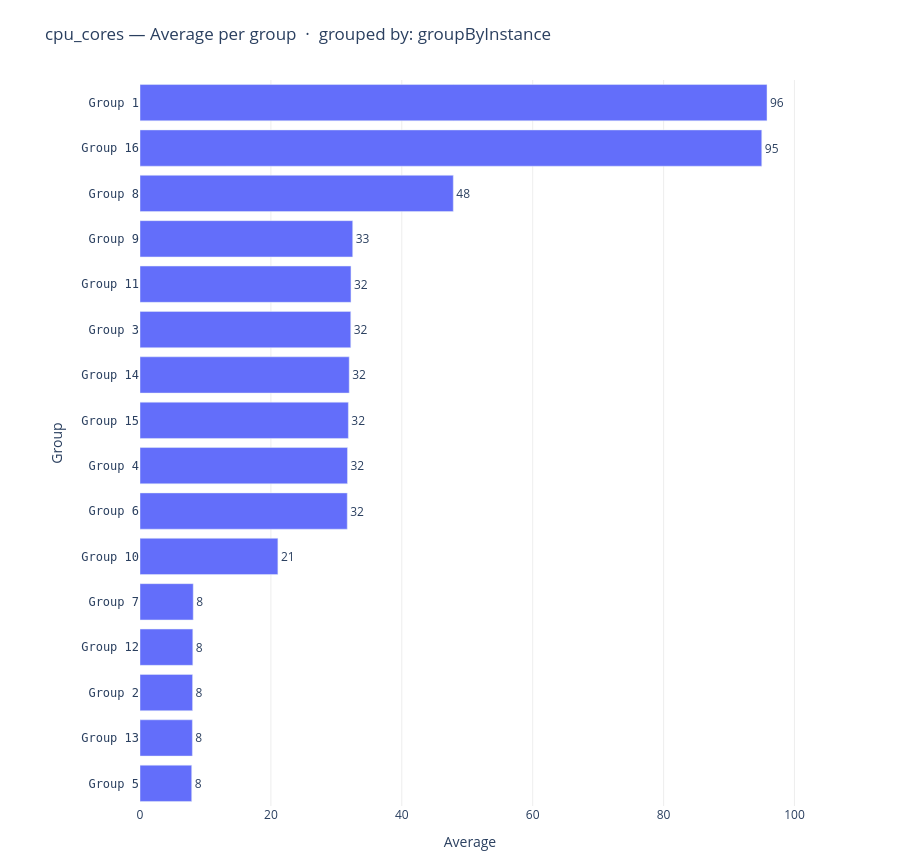

Write notebook code for a chart like this one.
### Markdown cell above
### Chart Guide

**Purpose:** Ranks all groups by total consumption across the full window — the attribution
view for billing conversations and chargeback analysis.

**Chart Attributes**

| | |
|---|---|
| **Chart type** | Horizontal bar chart |
| **X axis** | Total usage quantity (aggregation matches transform) |
| **Y axis** | Group (shortened label) |
| **Hover** | Full group ID + exact value |

**Insights:** A single dominant bar means one group accounts for a disproportionate share.
Very short bars may indicate idle or newly provisioned tenants.
> Showing dataset at index `0` (0-based; valid range `0` to `len(grp_datasets) − 1`). To show all, change `ds = grp_datasets[0]` to `for ds in grp_datasets:`.

### Code cell
if fig_43 is not None:
    fig_43.show()

### Figure 1 — Plotly figure (JSON) as saved in the notebook; plotly's stock layout.template omitted (floating-point values rounded to 4 significant figures)
{"data": [{"cliponaxis": false, "customdata": [["HEALTHNET_ORG:HEALTH_RESEARCH:HEALTH_ML_TRAINING_INSTANCE"], ["RETAILPLEX_CO:RETAIL_ANALYTICS:RETAIL_ANALYTICS_INSTANCE"], ["BANK_CORP:BANK_DR:BANK_DR_FAILOVER_INSTANCE"], ["MOTORVAULT_INC:MOTOR_STAGING:MOTOR_STAGING_INSTANCE"], ["MANUFACT_WORKS:MANUFACT_EDGE:MANUFACT_EDGE_CLUSTER_INSTANCE"], ["MOTORVAULT_INC:MOTOR_PROD:MOTOR_EV_CONFIGURATOR_INSTANCE"], ["HEALTHNET_ORG:HEALTH_CLINICAL:HEALTH_PATIENT_DATA_INSTANCE"], ["HEALTHNET_ORG:HEALTH_CLINICAL:HEALTH_IMAGING_INSTANCE"], ["RETAILPLEX_CO:RETAIL_PROD:RETAIL_RECOMMENDATIONS_INSTANCE"], ["RETAILPLEX_CO:RETAIL_PROD:RETAIL_INVENTORY_INSTANCE"], ["BANK_CORP:BANK_PROD:BANK_RISK_ENGINE_INSTANCE"], ["MOTORVAULT_INC:MOTOR_PROD:MOTOR_PARTS_CATALOG_INSTANCE"], ["MANUFACT_WORKS:MANUFACT_PLANT_OPS:MANUFACT_SCADA_INSTANCE"], ["MANUFACT_WORKS:MANUFACT_PLANT_OPS:MANUFACT_IOT_GATEWAY_INSTANCE"], ["RETAILPLEX_CO:RETAIL_PROD:RETAIL_STOREFRONT_INSTANCE"], ["BANK_CORP:BANK_PROD:BANK_CORE_BANKING_INSTANCE"]], "hovertemplate": "<b>%{y}</b><br>Full ID: %{customdata[0]}<br>Average: %{x:.2f}<extra></extra>", "legendgroup": "", "marker": {"color": "#636EFA", "pattern": {"shape": ""}}, "name": "", "orientation": "h", "showlegend": false, "text": [7.9, 8.0, 8.033, 8.067, 8.133, 21.07, 31.67, 31.7, 31.83, 31.97, 32.2, 32.23, 32.5, 47.87, 95.0, 95.8], "textposition": "outside", "texttemplate": "%{x:,.0f}", "type": "bar", "x": [7.9, 8.0, 8.033, 8.067, 8.133, 21.07, 31.67, 31.7, 31.83, 31.97, 32.2, 32.23, 32.5, 47.87, 95.0, 95.8], "xaxis": "x", "y": ["Group 5", "Group 13", "Group 2", "Group 12", "Group 7", "Group 10", "Group 6", "Group 4", "Group 15", "Group 14", "Group 3", "Group 11", "Group 9", "Group 8", "Group 16", "Group 1"], "yaxis": "y"}], "layout": {"barmode": "relative", "height": 860, "legend": {"tracegroupgap": 0}, "margin": {"b": 40, "l": 140, "r": 100, "t": 80}, "plot_bgcolor": "white", "showlegend": false, "title": {"text": "cpu_cores — Average per group  ·  grouped by: groupByInstance"}, "xaxis": {"anchor": "y", "domain": [0, 1], "gridcolor": "#eee", "showgrid": true, "title": {"text": "Average"}}, "yaxis": {"anchor": "x", "domain": [0, 1], "tickfont": {"family": "monospace", "size": 12}, "title": {"text": "Group"}}}}
